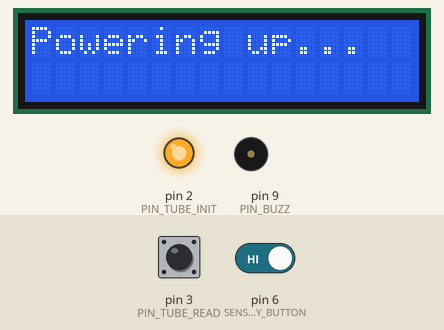
Simulated run of this program. Board: Arduino Nano, built with avr-gcc and run on an emulated ATmega328P. Shown: 16×2 character LCD, output pins drawn as LEDs (lit = HIGH), buzzer (waves = sounding, pin HIGH). The inputs (shaded band) are chosen by the test bench; at power-on: pin 3 (PIN_TUBE_READ) HIGH, pin 6 (SENSITIVITY_BUTTON) HIGH.

Above: at 1.3 s.
At 2.9 s:
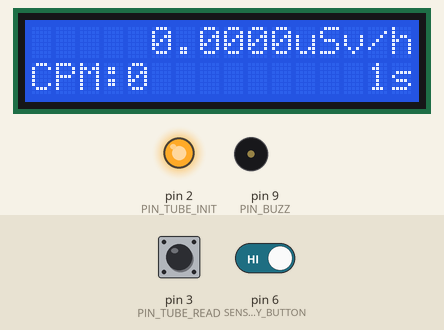
3.0 s: pin 3 (PIN_TUBE_READ) pulled LOW for 0.15 s
At 4.1 s:
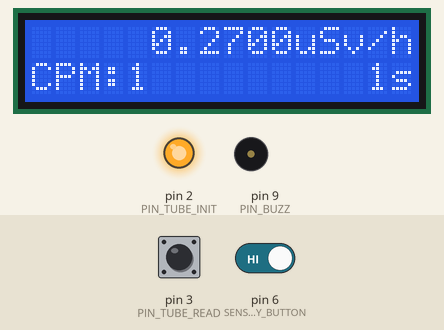
4.6 s: pin 6 (SENSITIVITY_BUTTON) driven LOW
At 5.2 s:
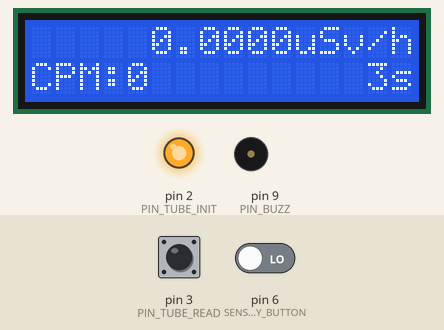
6.1 s: pin 3 (PIN_TUBE_READ) pulled LOW for 1 s
At 8.6 s:
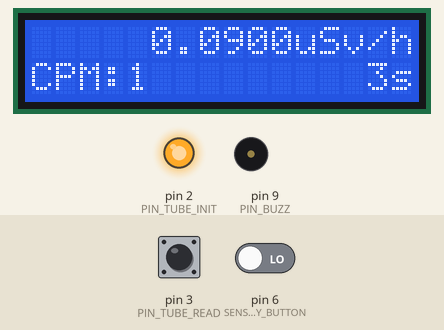
Timing chart, 0 to 10.1 s (numbered marks = the images above; inputs shaded):
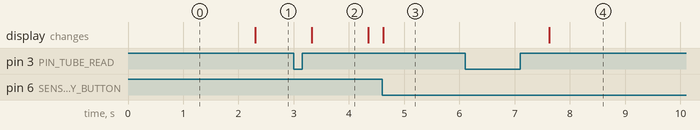

The program:

main.cpp
```cpp
#include <Arduino.h>
#include <Wire.h>
#include <LiquidCrystal_I2C.h>
#include <stdlib.h>
#include <string.h>

static const float CPM_TO_SVT = 0.0045f;
static double sieverts = 0.f;
static volatile unsigned short numClicks = 0;
static volatile bool clicked = false;
static const byte PIN_TUBE_INIT = 2;
static const volatile byte PIN_TUBE_READ = 3;
static const volatile short PIN_BUZZ = 9;
static const byte SENSITIVITY_BUTTON = 6;
static unsigned long startTime, curTime;
static const byte senseArr[4] = { 60, 20, 12, 6 };	// every 1 second, 3 seconds, or 5 seconds
static const uint16_t senseTime[4] = { 1000, 3000, 5000, 10000 };
static byte senseIdx = 0;
static const byte SENSE_IDX_MAX = 3;
static bool buttonPressed = false;

LiquidCrystal_I2C lcd(0x27, 16, 2);

void countClick()
{
	++numClicks;
	clicked = true;
	digitalWrite(PIN_BUZZ, HIGH);
}

void drawScreen()
{
	char cSievert[32] = {'\0'};	// 00.0000μSv/h
	dtostrf(sieverts, 7, 4, cSievert);
	strncat(cSievert, "uSv/h", sizeof("μSv/h"));
	lcd.clear();
	lcd.setCursor(16 - strlen(cSievert),0);
	lcd.print(cSievert);

	char cCpm[16] = {'\0'};
	strcpy(cCpm, "CPM:");

	// have to do this because Arduino does not support sprintf()
	char cCpmNum[4] = {'\0'};
	itoa(numClicks, cCpmNum, 10);
	strncat(cCpm, cCpmNum, sizeof(cCpmNum));

	lcd.setCursor(0,1);
	lcd.print(cCpm);

	char cSeconds[16] = {'\0'};
	itoa(senseTime[senseIdx] / 1000, cSeconds, 10);
	strncat(cSeconds, "s", sizeof(char));
	lcd.setCursor(16 - strlen(cSeconds),1);
	lcd.print(cSeconds);
}

void setup()
{
	lcd.begin();
	lcd.backlight();
	lcd.setCursor(0, 0);
	lcd.print("Powering up...");
	lcd.display();

	delay(1200);

	pinMode(PIN_TUBE_INIT, OUTPUT);
	pinMode(PIN_TUBE_READ, INPUT_PULLUP);
	pinMode(SENSITIVITY_BUTTON, INPUT_PULLUP);
	pinMode(PIN_BUZZ, OUTPUT);
	digitalWrite(PIN_TUBE_INIT, HIGH);	// turn on tube
	digitalWrite(PIN_BUZZ, LOW);

	attachInterrupt(digitalPinToInterrupt(PIN_TUBE_READ), countClick, FALLING);
	startTime = millis();
}

void loop()
{

	if (clicked) {
		detachInterrupt(digitalPinToInterrupt(PIN_TUBE_READ));

		delayMicroseconds(200);
		clicked = false;
		if (digitalRead(PIN_BUZZ) == HIGH)
			digitalWrite(PIN_BUZZ, LOW);

		attachInterrupt(digitalPinToInterrupt(PIN_TUBE_READ), countClick, FALLING);
	}

	curTime = millis();

	if ((curTime - startTime) >= senseTime[senseIdx])
	{
		detachInterrupt(digitalPinToInterrupt(PIN_TUBE_READ));
		sieverts = ((numClicks * senseArr[senseIdx]) * CPM_TO_SVT);

		drawScreen();

		numClicks = 0;
		attachInterrupt(digitalPinToInterrupt(PIN_TUBE_READ), countClick, FALLING);
		startTime = millis();
	}

	if (digitalRead(SENSITIVITY_BUTTON) == LOW && !buttonPressed)
	{
		senseIdx = (senseIdx < SENSE_IDX_MAX ? (senseIdx + 1) : 0);
		buttonPressed = true;
		startTime = millis();
		numClicks = 0;
		sieverts = 0.f;
		drawScreen();
	}

	if (digitalRead(SENSITIVITY_BUTTON) == HIGH && buttonPressed)
		buttonPressed = false;
}
```

Measured:
- after the input at 3.0 s, the display: changes after 0.32 s (image 2)
- after the input at 4.6 s, the display: changes at once (image 3)
- after the input at 6.1 s, the display: changes after 1.5 s (image 4)
- what the display in image 2 shows lasts 1.0 s, from 3.3 s to 4.3 s
